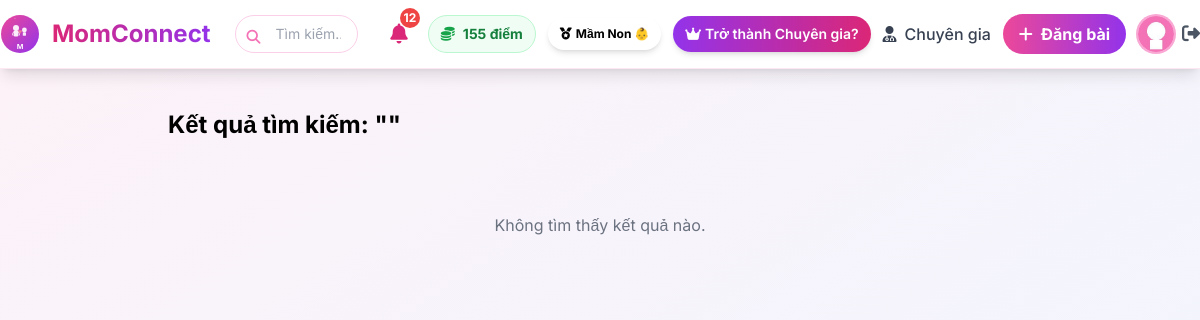
The app's page /search (signed in) with its own data.
### models.py (models this page shows, shortened)
class User(UserMixin, db.Model):
    __tablename__ = 'users'
    id = db.Column(db.Integer, primary_key=True)
    name = db.Column(db.String(100), nullable=False)
    email = db.Column(db.String(100), unique=True, nullable=False)
    password = db.Column(db.String(200), nullable=False)
    avatar = db.Column(db.String(200), default='default.jpg')
    bio = db.Column(db.Text)
    phone = db.Column(db.String(15), unique=True)  # Số điện thoại
    rating = db.Column(db.Float, default=0.0)  # Trung bình sao (0-5)
    children_count = db.Column(db.Integer, default=0)
    children_ages = db.Column(db.String(100))
    points = db.Column(db.Integer, default=0)
    role = db.Column(db.String(20), default='user')  # user, admin, expert
    is_active = db.Column(db.Boolean, default=True)
    badge = db.Column(db.String(50))  # ← THÊM TRƯỜNG CẤP BẬC
    created_at = db.Column(db.DateTime, default=vietnam_now)
    is_verified_expert = db.Column(db.Boolean, default=False)
    expert_category = db.Column(db.String(50))  # Lĩnh vực chuyên môn
    specialty = db.Column(db.String(100))              # Chuyên môn cụ thể
    experience_years = db.Column(db.Integer)           # Số năm kinh nghiệm
    workplace = db.Column(db.String(200))              # Nơi làm việc
    license_number = db.Column(db.String(100))         # Số chứng chỉ hành nghề
    license_expiry = db.Column(db.Date)                # Ngày hết hạn chứng chỉ
    consultation_fee = db.Column(db.Float)             # Phí tư vấn (VNĐ)
    education = db.Column(db.Text)                     # Học vấn
    certifications = db.Column(db.Text)                # Chứng chỉ (JSON string)
    availability = db.Column(db.String(20), default='available')  # available/busy/offline
    credibility_score = db.Column(db.Float, default=0) # Điểm uy tín
    posts = db.relationship('Post', backref='author', lazy='dynamic')

### app.py (the view, shortened to what this page needs)
@app.route('/search')
def search():
    query = request.args.get('q', '').strip()
    if not query:
        return render_template('search.html', query='', posts=[], users=[])

### app.py (called while the page is built, shortened)
@login_manager.user_loader
def load_user(id):
    user = User.query.get(int(id))
    if user:
        update_user_badge(user)  # ← Tự động cập nhật badge mỗi khi đăng nhập/load user
    return user

def update_user_badge(user):
    old_badge = getattr(user, 'badge', None)
    points = user.points
    if points > 2000:
        badge = "Ứng viên Chuyên gia 🌟"
        can_request_expert = True
    elif points >= 1001:
        badge = "Thành Viên Bạc 🥈"
        can_request_expert = False
    elif points >= 201:
        badge = "Thành Viên Đồng 🥉"
        can_request_expert = False
    else:
        badge = "Mầm Non 👶"
        can_request_expert = False

@app.context_processor
def utility_processor():
    def now():
        return vietnam_now()
    return dict(now=now)

### templates/search.html (shortened to what this page needs)
{% extends "base.html" %}
{% block content %}
<div class="max-w-4xl mx-auto p-4">
    <h1 class="text-2xl font-bold mb-6">Kết quả tìm kiếm: "{{ query }}"</h1>
    {% if posts %}
    <div>
        <h2 class="text-lg font-semibold text-gray-800 mb-3">Bài viết</h2>
        <div class="space-y-4">
            {% for post in posts %}
            <a href="{{ url_for('post_detail', post_id=post.id) }}"
                class="block bg-white p-4 rounded-lg hover:shadow-md transition">
                <div class="flex items-center space-x-2 text-sm text-gray-500 mb-2">
                    <img src="/static/{{ post.author.avatar }}" class="w-8 h-8 rounded-full">
                    <span>{{ post.author.name }}</span>
                    <span>•</span>
                    <span>{{ post.created_at.strftime('%d/%m') }}</span>
                </div>
                <h3 class="font-bold text-lg text-gray-900">{{ post.title }}</h3>
                <p class="text-gray-700 line-clamp-2">{{ post.content }}</p>
            </a>
            {% endfor %}
        </div>
    </div>
    {% else %}
    <p class="text-center text-gray-500 py-12">Không tìm thấy kết quả nào.</p>
    {% endif %}
</div>
{% endblock %}

### templates/base.html (shortened to what this page needs)
<!DOCTYPE html>
<html lang="vi">
<head>
    <script src="https://cdn.tailwindcss.com"></script>
    <link href="https://cdnjs.cloudflare.com/ajax/libs/font-awesome/6.5.0/css/all.min.css" rel="stylesheet">
</head>
<body class="bg-gradient-to-br from-pink-50 to-blue-50 min-h-screen">
    <nav class="bg-white shadow-lg py-3 sticky top-0 z-50 border-b border-pink-100">
        <div class="max-w-7xl mx-auto flex flex-col md:flex-row md:items-center justify-between gap-4">
            <a href="{{ url_for('home') }}" class="flex items-center gap-3 group shrink-0">
                <img src="{{ url_for('static', filename='logo.svg') }}" alt="MomConnect Logo"
                    class="w-10 h-10 logo-img">
                <span
                    class="text-2xl font-bold bg-gradient-to-r from-pink-600 to-purple-600 bg-clip-text text-transparent whitespace-nowrap">
                </span>
            </a>
            <form action="{{ url_for('search') }}" method="get"
                class="flex-1 w-full md:w-auto md:max-w-md mx-2 order-last md:order-none">
                <div class="relative">
                    <input type="text" name="q" placeholder="Tìm kiếm..."
                        class="w-full pl-10 pr-4 py-2 border border-pink-200 rounded-full focus:outline-none focus:ring-2 focus:ring-pink-400 transition text-sm">
                    <i class="fas fa-search absolute left-3 top-3 text-pink-400 text-sm"></i>
                </div>
            </form>
            <div class="flex items-center gap-2 md:gap-3 flex-wrap justify-end w-full md:w-auto mt-3 md:mt-0">
                {% if current_user.is_authenticated %}
                <div class="relative shrink-0">
                    <button onclick="toggleNotif()" class="relative p-2 hover:bg-gray-100 rounded-full transition">
                        <i class="fas fa-bell text-xl text-pink-600"></i>
                        <span id="notif-count"
                            class="absolute -top-1 -right-1 bg-red-500 text-white text-xs font-bold rounded-full w-5 h-5 flex items-center justify-center badge-pulse hidden">
                        </span>
                    </button>
                </div>
                {% if current_user.role != 'admin' %}
                <div class="flex items-center gap-2 bg-green-50 px-3 py-2 rounded-full border border-green-200">
                    <i class="fas fa-coins text-green-600 text-sm"></i>
                    <span class="text-green-700 font-bold text-sm">{{ current_user.points }} điểm</span>
                </div>
                {% if current_user.badge %}
                <span
                    class="px-3 py-2 rounded-full text-xs font-bold flex items-center gap-1 shadow-md animate-pulse-slow hidden sm:inline-flex"
                    {% if 'Ứng viên Chuyên gia' in current_user.badge %}bg-gradient-to-r from-purple-700 to-pink-700
                    text-white shadow-purple-500/50 {% elif 'Thành Viên Bạc' in current_user.badge %}bg-gradient-to-r
                    from-gray-400 to-gray-600 text-white {% elif 'Thành Viên Đồng' in current_user.badge
                    %}bg-gradient-to-r from-orange-600 to-yellow-600 text-white {% else %}bg-gradient-to-r
                    from-green-400 to-teal-500 text-white{% endif %}">
                    <i class="fas fa-medal text-xs"></i>
                    <span class="hidden sm:inline text-xs">{{ current_user.badge }}</span>
                </span>
                {% endif %}
                {% endif %}
                <div class="flex items-center gap-2">
                    {% if current_user.role != 'admin' %}
                    {% if current_user.is_verified_expert %}
                    <div class="relative group">
                        <button
                            class="bg-gradient-to-r from-purple-600 to-indigo-600 text-white px-4 py-2 rounded-full font-bold hover:shadow-xl transition flex items-center gap-2 shadow-lg transform hover:scale-105">
                            <i class="fas fa-stethoscope text-sm"></i>
                            <span class="hidden sm:inline">Chuyên gia</span>
                            <i class="fas fa-chevron-down ml-1 text-xs"></i>
                        </button>
                        <div
                            class="hidden group-hover:block absolute right-0 mt-3 w-64 md:w-72 bg-white rounded-2xl shadow-2xl border border-gray-200 z-50 expert-dropdown overflow-hidden">
                            <div class="bg-gradient-to-r from-purple-600 to-indigo-600 text-white p-4">
                                <div class="flex items-center gap-2">
                                    <img src="{{ url_for('static', filename=current_user.avatar or 'images/default-avatar.png') }}"
                                        alt="{{ current_user.name }}"
                                        class="w-10 h-10 rounded-full object-cover border-2 border-white">
                                    <div>
                                        <h4 class="font-bold text-sm">{{ current_user.name }}</h4>
                                        <p class="text-xs opacity-90">{{ current_user.expert_category or 'Chuyên gia' }}
                                        </p>
                                    </div>
                                </div>
                            </div>
                            <div class="py-2">
                                <a href="{{ url_for('expert_dashboard') }}"
                                    class="expert-menu-item block px-4 py-2 hover:bg-purple-50 transition flex items-center gap-3 group/item">
                                    <i class="fas fa-tachometer-alt w-5 text-purple-600"></i>
                                    <span class="text-sm font-medium">Dashboard</span>
                                </a>
                                <a href="{{ url_for('expert_posts') }}"
                                    class="expert-menu-item block px-4 py-2 hover:bg-purple-50 transition flex items-center gap-3">
                                    <i class="fas fa-newspaper w-5 text-purple-600"></i>
                                    <span class="text-sm font-medium">Bài viết</span>
                                </a>
                                <a href="{{ url_for('expert_schedule') }}"
                                    class="expert-menu-item block px-4 py-2 hover:bg-purple-50 transition flex items-center gap-3">
                                    <i class="fas fa-calendar-alt w-5 text-purple-600"></i>
                                    <span class="text-sm font-medium">Lịch tư vấn</span>
                                </a>
                                <a href="{{ url_for('expert_analytics') }}"
                                    class="expert-menu-item block px-4 py-2 hover:bg-purple-50 transition flex items-center gap-3">
                                    <i class="fas fa-chart-line w-5 text-purple-600"></i>
                                    <span class="text-sm font-medium">Thống kê</span>
                                </a>
                                <a href="{{ url_for('expert_profile') }}"
                                    class="expert-menu-item block px-4 py-2 hover:bg-purple-50 transition flex items-center gap-3">
                                    <i class="fas fa-user-circle w-5 text-purple-600"></i>
                                    <span class="text-sm font-medium">Hồ sơ</span>
                                </a>
                                <hr class="my-1 border-gray-200 mx-2">
                                <a href="{{ url_for('profile') }}"
                                    class="expert-menu-item block px-4 py-2 hover:bg-gray-100 transition flex items-center gap-3 text-gray-700">
                                    <i class="fas fa-user-edit w-5 text-gray-500"></i>
                                    <span class="text-sm font-medium">Hồ sơ cá nhân</span>
                                </a>
                            </div>
                        </div>
                    </div>
                    {% else %}
                    <a href="{{ url_for('expert_request') }}"
                        class="bg-gradient-to-r from-purple-600 to-pink-600 text-white px-3 py-2 rounded-full font-semibold hover:shadow-lg transition flex items-center gap-1 shadow-md text-sm">
                        <i class="fas fa-crown text-sm"></i>
                        <span class="hidden sm:inline">Trở thành Chuyên gia?</span>
                    </a>
                    {% endif %}
                    {% endif %}
                </div>
                {% endif %}
                {% if current_user.is_authenticated and current_user.role != 'admin' and not
                current_user.is_verified_expert %}
                <a href="{{ url_for('experts_list') }}"
                    class="text-gray-700 hover:text-purple-600 transition-colors font-medium flex items-center gap-2">
                    <i class="fas fa-user-md"></i>
                    <span>Chuyên gia</span>
                </a>
                {% endif %}
                {% if current_user.is_authenticated %}
                <a href="{{ url_for('create_post') }}"
                    class="bg-gradient-to-r from-pink-500 to-purple-600 text-white px-4 py-2 rounded-full font-bold hover:shadow-lg transition transform hover:scale-105 flex items-center gap-2 shrink-0">
                    <i class="fas fa-plus"></i>
                    <span class="hidden sm:inline">Đăng bài</span>
                </a>
                <div class="flex items-center gap-2">
                    <div class="relative group">
                        <a href="{{ url_for('profile') }}">
                            <img src="{{ url_for('static', filename=current_user.avatar or 'images/default-avatar.png') }}"
                                class="w-9 h-9 rounded-full object-cover ring-2 ring-pink-300 cursor-pointer transform hover:scale-110 transition-transform">
                        </a>
                    </div>
                    <a href="{{ url_for('logout') }}" class="text-gray-600 hover:text-red-600 transition-colors">
                        <i class="fas fa-sign-out-alt text-lg"></i>
                    </a>
                </div>
                {% endif %}
            </div>
        </div>
    </nav>
    <div class="max-w-7xl mx-auto p-4 md:p-6">
        {% block content %}{% endblock %}
    </div>
</body>
</html>

### templates/base.html (style rules this page uses)
body { font-family: 'Inter', sans-serif; }
.badge-pulse { animation: pulse 2s infinite; }
.logo-img { transition: transform 0.3s ease; }
.animate-pulse-slow { animation: pulse 3s infinite; }

### records on screen
User: points "155", badge "Mầm Non 👶", avatar (placeholder picture)
